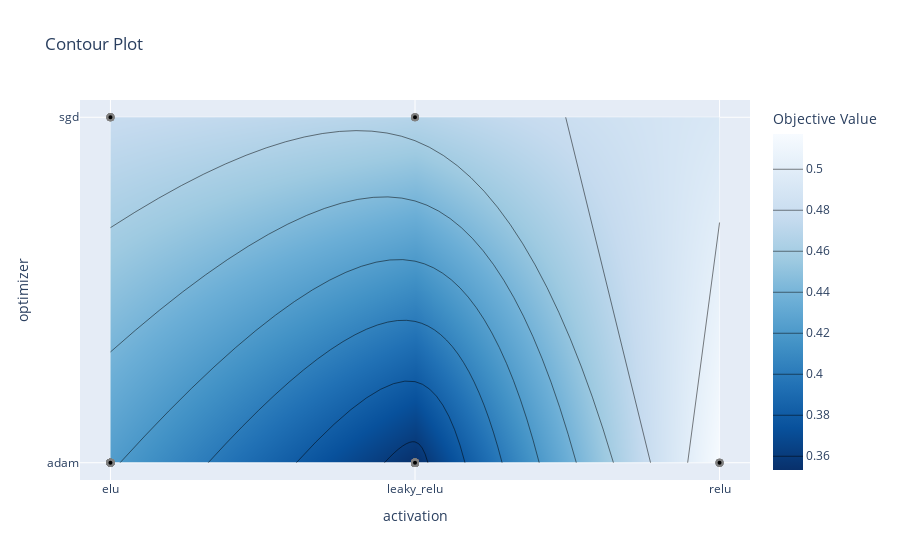

The code cell stored with this chart in its notebook:
### Code cell
# plot the estimated accuracy surface over hyperparameters:
fig = optuna.visualization.plot_contour(study_vis, params=['optimizer', 'activation'])
fig.show()

### Figure 1 — Plotly figure (JSON) as saved in the notebook; plotly's stock layout.template omitted (floating-point values rounded to 4 significant figures; data arrays with more than 128 entries replaced by an {"elided": "..."} marker saying what was removed)
{"data": [{"colorbar": {"title": {"text": "Objective Value"}}, "colorscale": [[0, "rgb(247,251,255)"], [0.125, "rgb(222,235,247)"], [0.25, "rgb(198,219,239)"], [0.375, "rgb(158,202,225)"], [0.5, "rgb(107,174,214)"], [0.625, "rgb(66,146,198)"], [0.75, "rgb(33,113,181)"], [0.875, "rgb(8,81,156)"], [1, "rgb(8,48,107)"]], "connectgaps": true, "contours": {"coloring": "heatmap"}, "hoverinfo": "none", "line": {"smoothing": 1.3}, "reversescale": true, "type": "contour", "x": ["elu", "leaky_relu", "relu"], "y": ["adam", "sgd"], "z": [[0.4222, 0.3531, 0.5172], [0.4778, 0.4678, null]]}, {"marker": {"color": "black", "line": {"color": "Grey", "width": 2}}, "mode": "markers", "showlegend": false, "type": "scatter", "x": {"elided": "131 str values"}, "y": {"elided": "131 str values"}}], "layout": {"title": {"text": "Contour Plot"}, "xaxis": {"range": [-0.1, 2.1], "title": {"text": "activation"}, "type": "category"}, "yaxis": {"range": [-0.05, 1.05], "title": {"text": "optimizer"}, "type": "category"}}}
